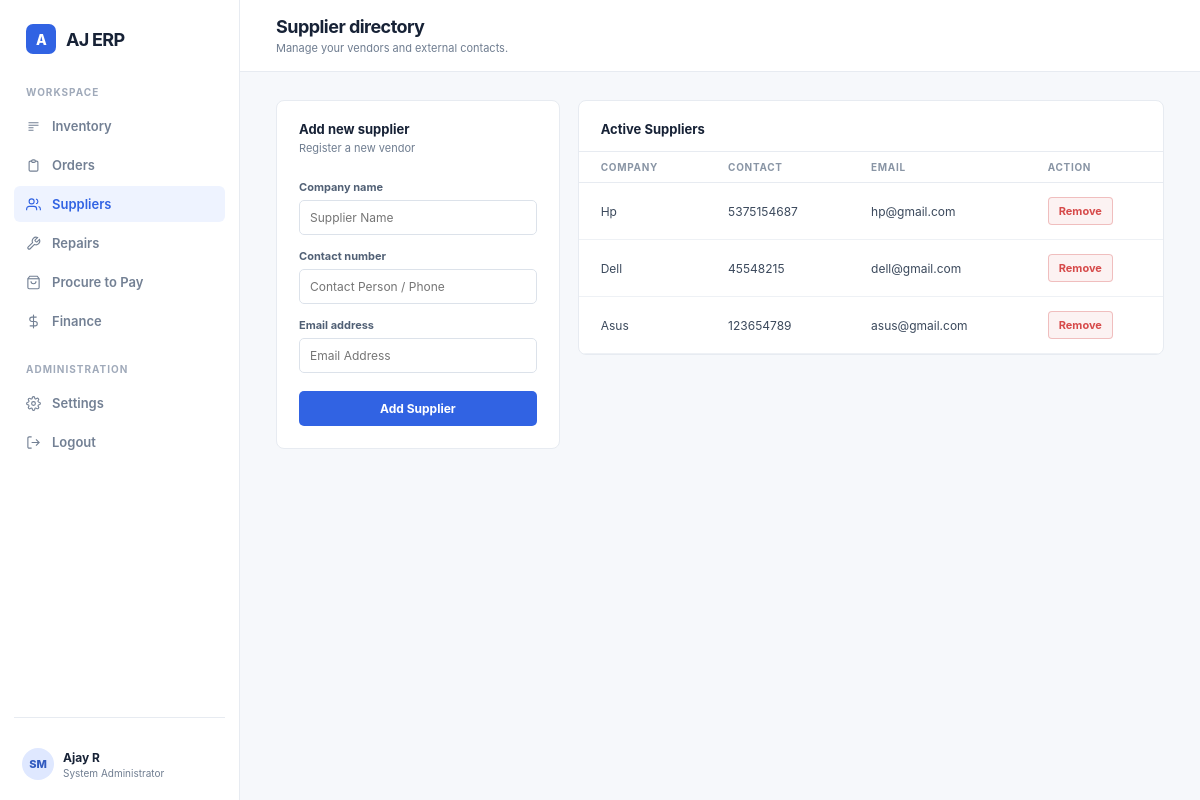
Before: /suppliers with the older database file.
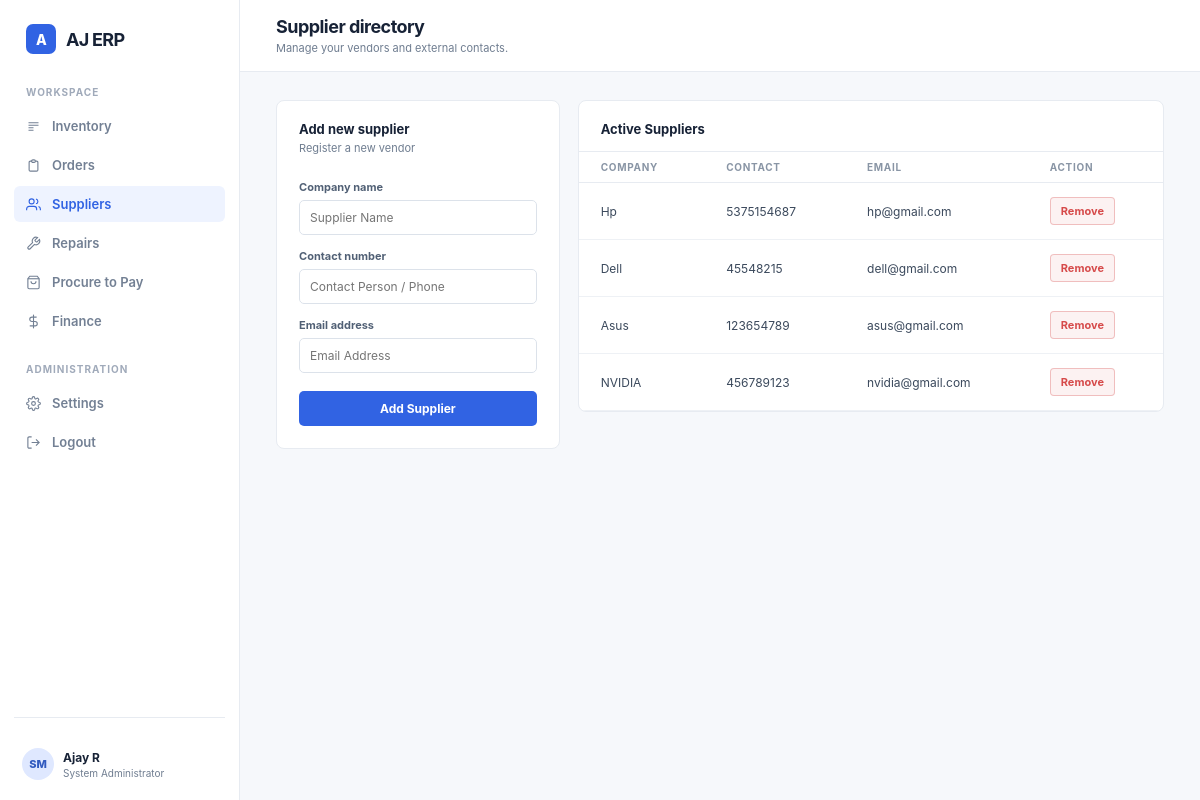
After: the same page with the newer database file.
### tables this page shows
CREATE TABLE suppliers (
            id INTEGER PRIMARY KEY AUTOINCREMENT,
            name TEXT NOT NULL,
            contact TEXT NOT NULL,
            email TEXT
        );

### app.py (the view, shortened to what this page needs)
@app.route('/suppliers', methods=['GET', 'POST'])
def suppliers():
    conn = sqlite3.connect(DB_PATH)
    conn.row_factory = sqlite3.Row
    cursor = conn.cursor()
    cursor.execute("SELECT id, name, contact, email FROM suppliers")
    suppliers_data = [dict(row) for row in cursor.fetchall()]
    conn.close()
    return render_template('suppliers.html', suppliers=suppliers_data)

### templates/suppliers.html (shortened to what the changed rows need)
<!DOCTYPE html>
<html lang="en">
<head>
</head>
<body>
<div class="erp-shell">
  <section class="main">
    <header class="topbar">
      <div class="topbar-left">
        <div><h1>Supplier directory</h1><p>Manage your vendors and external contacts.</p></div>
      </div>
    </header>
    <main class="content">
      <section class="dashboard-grid">
        <div class="card">
          <div class="card-header">
            <h2 class="card-title">Add new supplier</h2>
          </div>
        </div>
        <div class="card">
          <div class="card-header">
            <h2 class="card-title">Active Suppliers</h2>
          </div>
          <div class="table-wrap">
            <table class="table">
              <thead>
                <tr>
                  <th>COMPANY</th>
                  <th>CONTACT</th>
                  <th>EMAIL</th>
                  <th>ACTION</th>
                </tr>
              </thead>
              <tbody>
                {% for supplier in suppliers %}
                <tr>
                  <td>{{ supplier.name }}</td>
                  <td>{{ supplier.contact }}</td>
                  <td>{{ supplier.email }}</td>
                  <td>
                    <form action="/suppliers/delete/{{ supplier.id }}" method="POST" style="display:inline;">
                      <button type="submit" class="delete-btn">Remove</button>
                    </form>
                  </td>
                </tr>
                {% else %}
                <tr>
                  <td colspan="4" style="text-align: center; padding: 20px; color: var(--muted);">No suppliers registered yet.</td>
                </tr>
                {% endfor %}
              </tbody>
            </table>
          </div>
        </div>
      </section>
    </main>
  </section>
</div>
</body>
</html>

Changed rows visible on the page:
added suppliers: name "NVIDIA", contact "456789123", email "nvidia@gmail.com"
